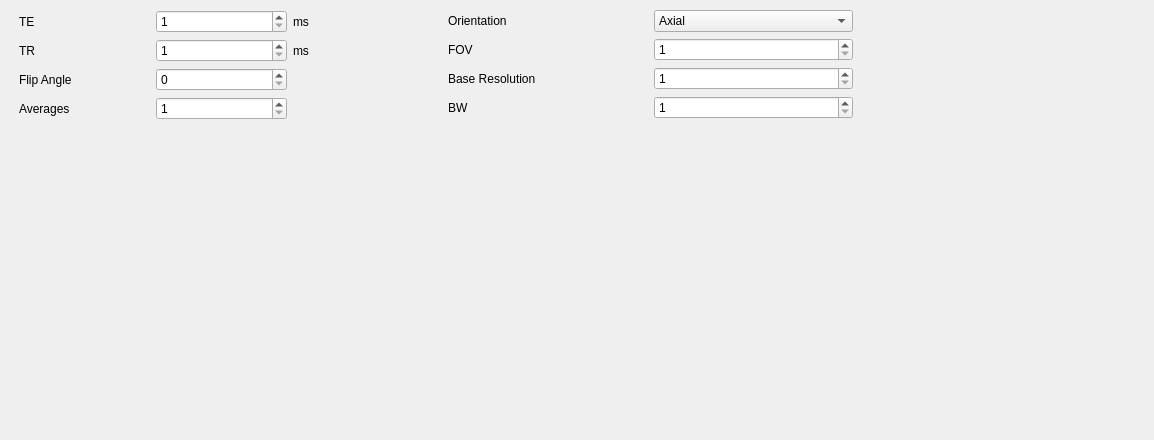
<?xml version="1.0" encoding="UTF-8"?>
<ui version="4.0">
 <class>Form</class>
 <widget class="QWidget" name="Form">
  <property name="geometry">
   <rect>
    <x>0</x>
    <y>0</y>
    <width>1154</width>
    <height>440</height>
   </rect>
  </property>
  <property name="windowTitle">
   <string>Form</string>
  </property>
  <widget class="QLabel" name="label_8">
   <property name="geometry">
    <rect>
     <x>534</x>
     <y>46</y>
     <width>16</width>
     <height>16</height>
    </rect>
   </property>
   <property name="text">
    <string/>
   </property>
  </widget>
  <widget class="QWidget" name="layoutWidget">
   <property name="geometry">
    <rect>
     <x>19</x>
     <y>10</y>
     <width>852</width>
     <height>483</height>
    </rect>
   </property>
   <layout class="QHBoxLayout" name="horizontalLayout">
    <item>
     <layout class="QGridLayout" name="gridLayout">
      <item row="0" column="2">
       <widget class="QLabel" name="label_3">
        <property name="text">
         <string>ms</string>
        </property>
       </widget>
      </item>
      <item row="3" column="0">
       <widget class="QLabel" name="label_15">
        <property name="text">
         <string>Flip Angle</string>
        </property>
       </widget>
      </item>
      <item row="3" column="1">
       <widget class="QSpinBox" name="FA_SpinBox"/>
      </item>
      <item row="1" column="2">
       <widget class="QLabel" name="label_4">
        <property name="text">
         <string>ms</string>
        </property>
       </widget>
      </item>
      <item row="0" column="1">
       <widget class="QSpinBox" name="TE_SpinBox">
        <property name="minimum">
         <number>1</number>
        </property>
        <property name="maximum">
         <number>10000</number>
        </property>
       </widget>
      </item>
      <item row="1" column="1">
       <widget class="QSpinBox" name="TR_SpinBox">
        <property name="minimum">
         <number>1</number>
        </property>
        <property name="maximum">
         <number>10000</number>
        </property>
       </widget>
      </item>
      <item row="0" column="0">
       <widget class="QLabel" name="label">
        <property name="minimumSize">
         <size>
          <width>100</width>
          <height>0</height>
         </size>
        </property>
        <property name="text">
         <string>TE</string>
        </property>
       </widget>
      </item>
      <item row="1" column="0">
       <widget class="QLabel" name="label_2">
        <property name="text">
         <string>TR</string>
        </property>
       </widget>
      </item>
      <item row="5" column="0">
       <spacer name="verticalSpacer">
        <property name="orientation">
         <enum>Qt::Vertical</enum>
        </property>
        <property name="sizeHint" stdset="0">
         <size>
          <width>20</width>
          <height>40</height>
         </size>
        </property>
       </spacer>
      </item>
      <item row="4" column="0">
       <widget class="QLabel" name="label_5">
        <property name="text">
         <string>Averages</string>
        </property>
       </widget>
      </item>
      <item row="4" column="1">
       <widget class="QSpinBox" name="NSA_SpinBox">
        <property name="minimum">
         <number>1</number>
        </property>
       </widget>
      </item>
     </layout>
    </item>
    <item>
     <spacer name="horizontalSpacer_2">
      <property name="orientation">
       <enum>Qt::Horizontal</enum>
      </property>
      <property name="sizeType">
       <enum>QSizePolicy::Fixed</enum>
      </property>
      <property name="sizeHint" stdset="0">
       <size>
        <width>18</width>
        <height>20</height>
       </size>
      </property>
     </spacer>
    </item>
    <item>
     <layout class="QGridLayout" name="gridLayout_2">
      <item row="1" column="1">
       <widget class="QSpinBox" name="FOV_SpinBox">
        <property name="minimumSize">
         <size>
          <width>120</width>
          <height>0</height>
         </size>
        </property>
        <property name="minimum">
         <number>1</number>
        </property>
        <property name="maximum">
         <number>99999</number>
        </property>
       </widget>
      </item>
      <item row="4" column="1">
       <widget class="QSpinBox" name="BW_SpinBox">
        <property name="minimumSize">
         <size>
          <width>120</width>
          <height>0</height>
         </size>
        </property>
        <property name="minimum">
         <number>1</number>
        </property>
        <property name="maximum">
         <number>99999</number>
        </property>
       </widget>
      </item>
      <item row="0" column="1">
       <widget class="QComboBox" name="Orientation_ComboBox">
        <property name="minimumSize">
         <size>
          <width>120</width>
          <height>0</height>
         </size>
        </property>
        <property name="currentText">
         <string>Axial</string>
        </property>
        <item>
         <property name="text">
          <string>Axial</string>
         </property>
        </item>
        <item>
         <property name="text">
          <string>Coronal</string>
         </property>
        </item>
        <item>
         <property name="text">
          <string>Sagittal</string>
         </property>
        </item>
       </widget>
      </item>
      <item row="4" column="0">
       <widget class="QLabel" name="label_10">
        <property name="text">
         <string>BW</string>
        </property>
       </widget>
      </item>
      <item row="5" column="0">
       <spacer name="verticalSpacer_2">
        <property name="orientation">
         <enum>Qt::Vertical</enum>
        </property>
        <property name="sizeHint" stdset="0">
         <size>
          <width>20</width>
          <height>352</height>
         </size>
        </property>
       </spacer>
      </item>
      <item row="2" column="1">
       <widget class="QSpinBox" name="Baseresolution_SpinBox">
        <property name="minimumSize">
         <size>
          <width>120</width>
          <height>0</height>
         </size>
        </property>
        <property name="minimum">
         <number>1</number>
        </property>
        <property name="maximum">
         <number>9999</number>
        </property>
       </widget>
      </item>
      <item row="1" column="0">
       <widget class="QLabel" name="label_6">
        <property name="minimumSize">
         <size>
          <width>100</width>
          <height>0</height>
         </size>
        </property>
        <property name="text">
         <string>FOV</string>
        </property>
       </widget>
      </item>
      <item row="2" column="0">
       <widget class="QLabel" name="label_9">
        <property name="minimumSize">
         <size>
          <width>150</width>
          <height>0</height>
         </size>
        </property>
        <property name="text">
         <string>Base Resolution</string>
        </property>
       </widget>
      </item>
      <item row="0" column="0">
       <widget class="QLabel" name="label_7">
        <property name="text">
         <string>Orientation</string>
        </property>
       </widget>
      </item>
     </layout>
    </item>
    <item>
     <spacer name="horizontalSpacer_3">
      <property name="orientation">
       <enum>Qt::Horizontal</enum>
      </property>
      <property name="sizeType">
       <enum>QSizePolicy::Minimum</enum>
      </property>
      <property name="sizeHint" stdset="0">
       <size>
        <width>18</width>
        <height>20</height>
       </size>
      </property>
     </spacer>
    </item>
   </layout>
  </widget>
 </widget>
 <resources/>
 <connections/>
</ui>
